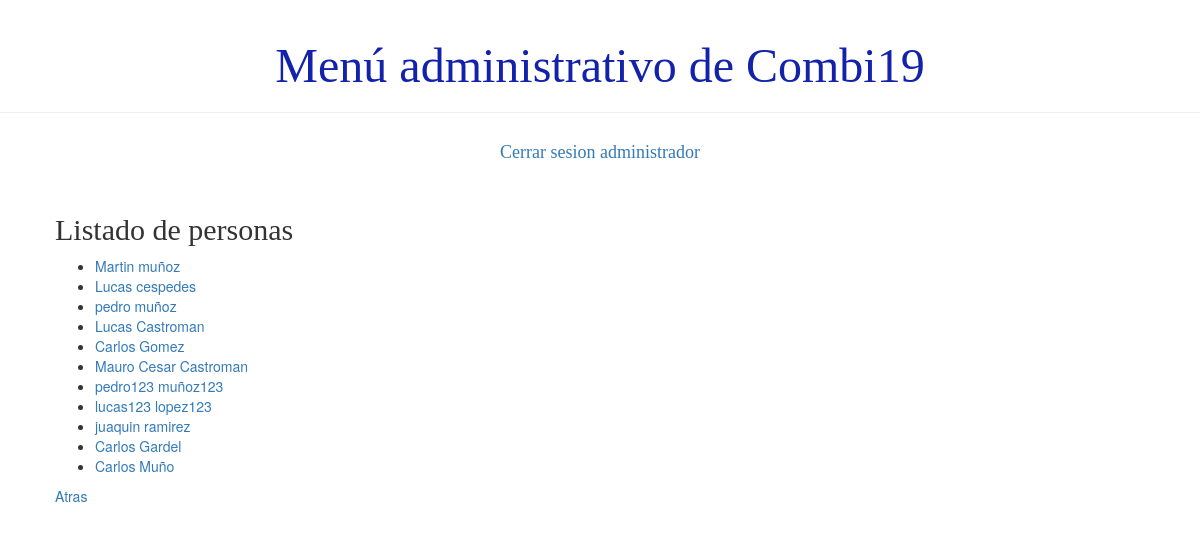
The page /usuario/listaPersona/ (signed in) on the database as committed earlier.
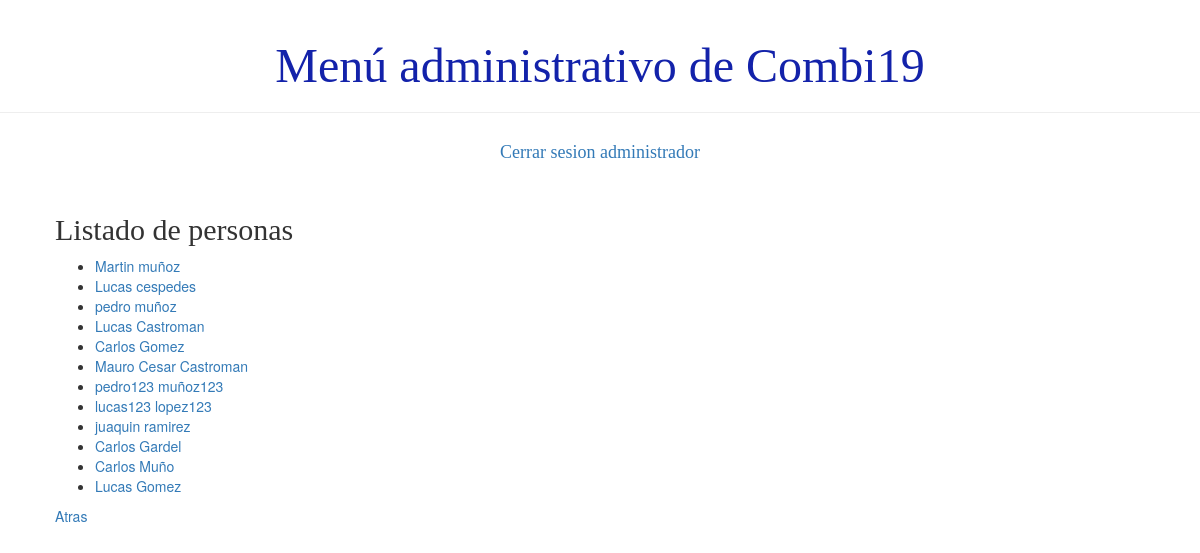
The same page on the database as committed later.
### demo1/models.py (models this page shows)
class Persona(models.Model):
    usuario = models.ForeignKey('auth.User', on_delete=models.CASCADE)
    dni = models.IntegerField()
    telefono = models.BigIntegerField()
    activo = models.BooleanField(default=True)
    def __str__(self):
        return '%s %s' % (self.usuario.first_name, self.usuario.last_name)

### demo1/views.py (the view)
# urls.py: path('usuario/listaPersona/', views.listado_persona, name= 'listado_persona'),
def listado_persona(request):
    personas= Persona.objects.all()
    return render(request, 'demo1/listados/listado_persona.html', {'personas':personas})

### demo1/templates/demo1/listados/listado_persona.html
{% extends 'demo1/base.html' %}
{% block content %}
    <h2>Listado de personas</h2>
    <div>
        <ul>
        {% for persona in personas %}
            <li><a href="">{{ persona }}</a></li>
        {% endfor %}
        </ul>
    </div>
    <div><a href="{% url 'principal' %}">Atras</a></div>
{% endblock %}

Rows that differ between the two databases and show on the page:
added Persona: usuario.last_name "Lucas Gomez"
